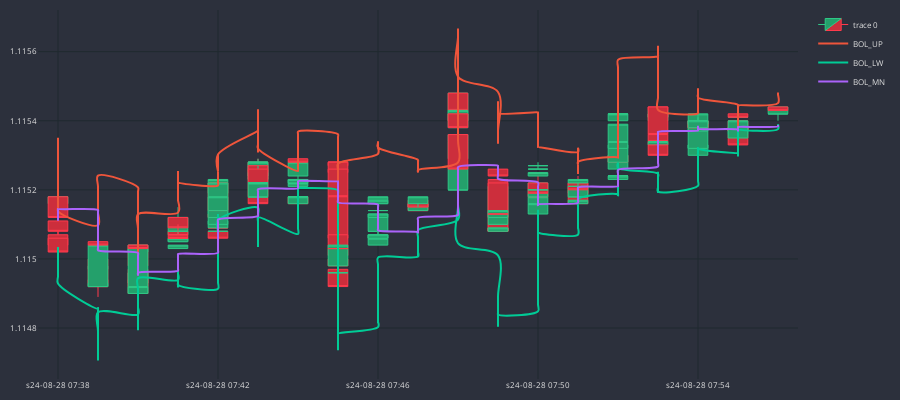

Here is the notebook cell this chart was saved with:
### Code cell
plot = plotting.CandlePlot(df_an.iloc[-200:],candles=True)
# plot.add_traces()
plot.show_plot(line_traces=["BOL_UP","BOL_LW","BOL_MN"])

### Figure 1 — Plotly figure (JSON) as saved in the notebook; plotly's stock layout.template omitted (floating-point values rounded to 4 significant figures; data arrays with more than 128 entries replaced by an {"elided": "..."} marker saying what was removed)
{"data": [{"close": {"elided": "200 float values"}, "decreasing": {"fillcolor": "#CC2E3C", "line": {"color": "#FF3A4C"}}, "high": {"elided": "200 float values"}, "increasing": {"fillcolor": "#24A06B", "line": {"color": "#2EC886"}}, "line": {"width": 1}, "low": {"elided": "200 float values"}, "opacity": 1, "open": {"elided": "200 float values"}, "type": "candlestick", "x": {"elided": "200 str values"}}, {"line": {"shape": "spline", "width": 2}, "name": "BOL_UP", "type": "scatter", "x": {"elided": "200 str values"}, "y": {"elided": "200 float values"}}, {"line": {"shape": "spline", "width": 2}, "name": "BOL_LW", "type": "scatter", "x": {"elided": "200 str values"}, "y": {"elided": "200 float values"}}, {"line": {"shape": "spline", "width": 2}, "name": "BOL_MN", "type": "scatter", "x": {"elided": "200 str values"}, "y": {"elided": "200 float values"}}], "layout": {"font": {"color": "#e1e1e1", "size": 8}, "height": 400, "margin": {"b": 10, "l": 10, "r": 10, "t": 10}, "paper_bgcolor": "#2c303c", "plot_bgcolor": "#2c303c", "width": 900, "xaxis": {"autorange": true, "gridcolor": "#1f292f", "nticks": 5, "range": [-0.5, 18.5], "rangeslider": {"visible": false, "yaxis": {}}, "type": "category"}, "yaxis": {"autorange": true, "gridcolor": "#1f292f", "range": [1.115, 1.116], "type": "linear"}}}
